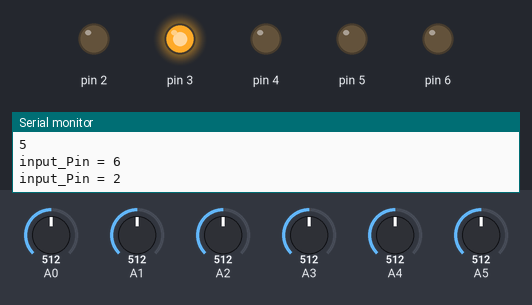
The sketch below on a simulated Arduino Uno, built with avr-gcc and run on an emulated ATmega328P. On the bench: output pins drawn as LEDs (lit = HIGH), the last lines printed to the serial monitor. The test bench sets the inputs (shaded band); at power-on: A4 = 512, A0 = 512, A1 = 512, A2 = 512, A3 = 512, A5 = 512.

Above: at 6.2 s.
6.3 s: A4 set to 307
11.1 s: A4 set to 282
At 11.6 s:
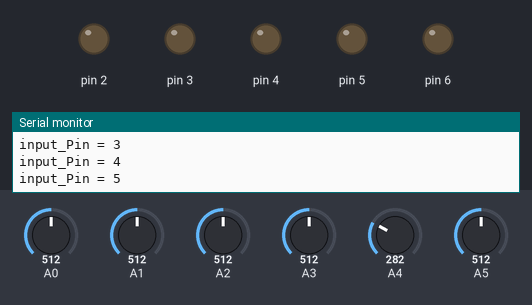
16.0 s: A0 set to 834
20.8 s: A0 set to 858
At 21.29 s:
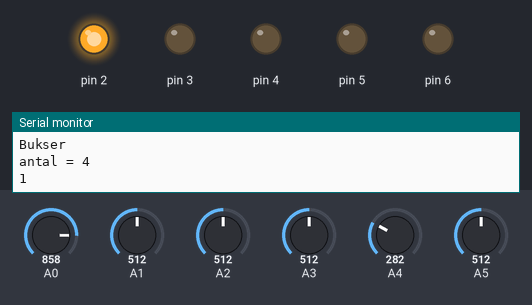
26.1 s: A0 set to 716
At 26.7 s:
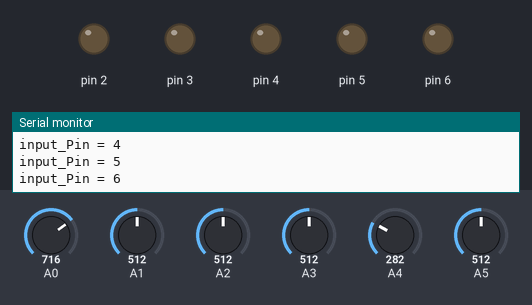
30.9 s: A1 set to 741
35.7 s: A1 set to 757
At 37.25 s:
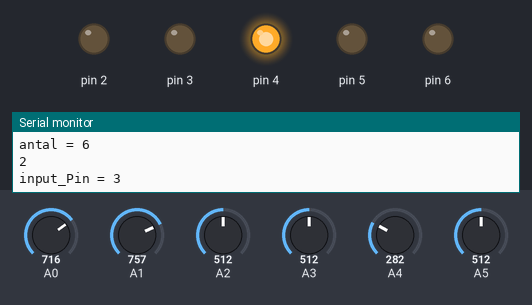
Timing chart, 0 to 42.8 s (numbered marks = the images above; inputs shaded):
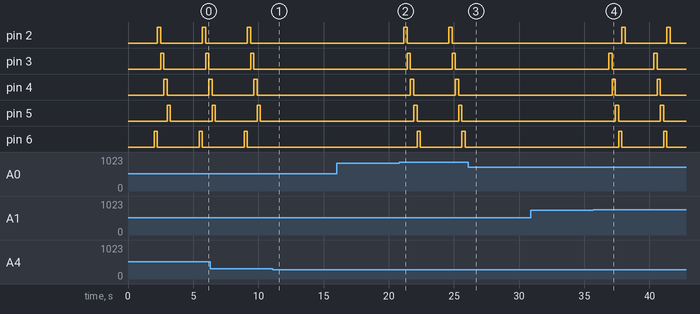

Measured:
- the behaviour switches between 301 and 300 on A4 (found by bisection; images 0 and 1)
- the behaviour switches between 850 and 851 on A0 (found by bisection; images 1 and 2)
- the behaviour switches between 750 and 751 on A1 (found by bisection; images 3 and 4)
- after the input at 11.1 s, pin 2: stays LOW (without the input it goes to HIGH after 1.5 s); pin 3: stays LOW (without the input it goes to HIGH after 1.8 s); pin 4: stays LOW (without the input it goes to HIGH after 2.0 s); pin 5: stays LOW (without the input it goes to HIGH after 2.3 s); pin 6: stays LOW (without the input it goes to HIGH after 1.3 s)
- after the input at 20.8 s, pin 2: alternates HIGH for 0.25 s and LOW for 3.2 s, starting after 0.37 s; pin 3: alternates HIGH for 0.25 s and LOW for 3.2 s, starting after 0.62 s
- after the input at 26.1 s, pin 2: stays LOW (without the input it goes to HIGH after 2.0 s); pin 3: stays LOW (without the input it goes to HIGH after 2.2 s); pin 4: stays LOW (without the input it goes to HIGH after 2.5 s); pin 5: stays LOW (without the input it goes to HIGH after 2.7 s); pin 6: stays LOW (without the input it goes to HIGH after 3.0 s)
- after the input at 35.7 s, pin 2: alternates HIGH for 0.25 s and LOW for 3.2 s, starting after 2.2 s; pin 3: alternates HIGH for 0.25 s and LOW for 3.2 s, starting after 1.2 s
- by itself, pin 2, pin 3, pin 6: alternates HIGH for 0.25 s and LOW for 3.2 s

The sketch:

SSP_EKSAMENS_KODE.ino
```cpp
/*
 * This is the code for the SSP project exam by groupe 261. June 2023
 *
 * This code is used in a prototype for our propoced product for the exam. The proposed product
 * is a clothes folding machine, but the prototype controlled with this code is simply designed
 * to present the idea behind the clothes folding machine.
 *
 *
 * The code is also build with the idea of further implementation, and contains classes which
 * could translate well into an expansion of the idea.
 *
 *
 * The following naming system has been used for this code.
 * Variables: snake_Case
 * Functions: Pascal_Snake_Case
 * Classes: PascalCase
 * Objects: PascalCase
 *
 *
 */


//This is the first class. The first to variables in this class are private, and this is because they
//are used in a function in the class, and only needs to be accessed by the motor itself.
//The remaining variables are public, and will be determined outside of the class.
class Motors {
    int tid_Start;
    int tid_Nu;
  public:
    String navn;              //navn på motoren
    int rotation_Naaet;       //Tidsvariabel for hvor længe en motor skal være tændt før rotationen er nået.
    int input_Pin;            //Den pin vi styrer motoren på

//Here we see the object instansiator, This "function"  is called while instansiating the object, and sets values for the variables inside the class.
//Without these, the object would self instasiate the objects with empty strings or "0" values and the sorts.
    Motors (String N, int R, int I) {
      navn = N;
      rotation_Naaet = R;
      input_Pin = I;
    }


//funktionen der tænder for motoren Her ses det at den har rotation_Naaet og input_Pin som input, og den bruger disse til at udskrive et 5v DC signal
//til den "motor" som functionen er kaldt igennem.
    void Motor_On_Off(int rotation_Naaet, int input_Pin) {
      tid_Start = millis();
      tid_Nu = tid_Start;

      while ((tid_Nu - tid_Start) < rotation_Naaet) {
        pinMode(input_Pin, HIGH);
        digitalWrite(input_Pin, HIGH);
        tid_Nu = millis();

      }
      Serial.print("input_Pin = ");
      Serial.println(input_Pin);
      digitalWrite(input_Pin, LOW);
      return;
    }
};

//Denne classe er et barn af classen motors, og indeholder derfor alle de samme variabler og functioner som denne. Derfor ser vi også ": Motors("", 0, 0)"
//der initialiser de variabler fra motors, men blot som ingenting. dette gøres blot for at have styr på at de er defineret som nul da de ikke bruges i koden.
//Det eneste som folder faktisk bruger fra motors er dens Motor_On_Off() funktion. her ser vi at den bruger den egne variabler som input i funktionen.
//Det er Fold() funktionen der sammen med raekke arrayet bestemmer hvilken moter der skal tændes
class Folder: public Motors {
  public:
    int raekke[5]; //array der kan holde en rækkefølge motorene skal tændes i
    int raat[5];  //array der holder værdier for vinklen motorene skal dreje med
    int pins[5]; //array der holder de pins der skal skrives til for at styre motorene
    Folder(int R[5], int RA[5], int P[5])
      : Motors("", 0, 0)
    {
      raekke[0] = R[0];
      raekke[1] = R[1];
      raekke[2] = R[2];
      raekke[3] = R[3];
      raekke[4] = R[4];

      raat[0] = RA[0];
      raat[1] = RA[1];
      raat[2] = RA[2];
      raat[3] = RA[3];
      raat[4] = RA[4];

      pins[0] = P[0];
      pins[1] = P[1];
      pins[2] = P[2];
      pins[3] = P[3];
      pins[4] = P[4];
    }
    void Fold(int Raekke[5], int Raat[5], int Pins[5]) {
      for (int i = 0; i <= 4; i++) {
        if (Raekke[i] >= 0) {
          Motor_On_Off(Raat[Raekke[i]], Pins[Raekke[i]]);
        }
      }
    }
};


//Clothes classen er taget med for at udvide antal af klasse, og kunne evt. bruges til at beskrive nærmest alle tøjformer
//alle den variabler er noget der oversætter til alle slags tøj, og kan derfor bruges som overklasse til Foldable_Clothes som kommer lige under.
class Clothes {
  public:
    String brand;
    String material;
    String type;
    bool foldable;


};


//Foldeable_Clothes er klassen med kun de tøjformer som vores produkt skal kunne folde. I instansiatoren ser vi at den giver alle tøjstykkerne en defination
//men også at den tilføjer et arreay som kun de foldelige tøjstykker har, nemlig rækkefølgen de skal foldes i.
class Foldable_Clothes: public Clothes {
  public:
    int raekkefoelge_For_Fold[5];
    Foldable_Clothes (String B, String M, String T, bool F, int RFF[5]) {
      brand = B;
      material = M;
      type = T;
      foldable = F;
      brand = B;
      raekkefoelge_For_Fold[0] = RFF[0];
      raekkefoelge_For_Fold[1] = RFF[1];
      raekkefoelge_For_Fold[2] = RFF[2];
      raekkefoelge_For_Fold[3] = RFF[3];
      raekkefoelge_For_Fold[4] = RFF[4];
    }


};


//Vores identifier modul er også blevet smidt i en klasse, her kunne man nemlig forstille sig at et lignende modul kunne udvikles, som evt. kunne bruges denne klasses
//funktioner og variabler til at vidderebygge produktet.
class Identifier {
    int toej_Vaerdi; //Denne værdi bliver bestemt ud fra hvilken tøjtype der bliver identificeret. kan udskiftes med clothing_Type[] hvis switch casen i loopet bliver lavet om
    int pin_Aflaesning[6];
  public:
    int state;                // 1 hvis fold er i gang 0 hvis den venter på input
    int antal;                //stk. tøj den har foldet
    byte output_Pin_LDR_Sensor[6];
    String clothing_Type[7];
    int light_Value;

    Identifier (int S, int A, byte P[6], String C[7], int l_V) {
      state = S;
      antal = A;
      output_Pin_LDR_Sensor[0] = P[0];
      output_Pin_LDR_Sensor[1] = P[1];
      output_Pin_LDR_Sensor[2] = P[2];
      output_Pin_LDR_Sensor[3] = P[3];
      output_Pin_LDR_Sensor[4] = P[4];
      output_Pin_LDR_Sensor[5] = P[5];
      clothing_Type[0] = C[0];
      clothing_Type[1] = C[1];
      clothing_Type[2] = C[2];
      clothing_Type[3] = C[3];
      clothing_Type[4] = C[4];
      clothing_Type[5] = C[5];
      clothing_Type[6] = C[6];
      light_Value = l_V;
    }


// Denne funktion opdatere de læste værdier. der er smidt to ekstra tal ind 100 og 500 fordi sensorværdierne ændrede sig efter smalingen af kassen
// Hvis der er problemer med systemet, kan serial.println i funktionen slåes til og sensorenes data kan da manipuleres så de passer med light_Value
    void UpdateValues() {
      pin_Aflaesning[0] = analogRead(output_Pin_LDR_Sensor[0]);
      pin_Aflaesning[1] = analogRead(output_Pin_LDR_Sensor[1]) + 100;
      pin_Aflaesning[2] = analogRead(output_Pin_LDR_Sensor[2]);
      pin_Aflaesning[3] = analogRead(output_Pin_LDR_Sensor[3]);
      pin_Aflaesning[4] = analogRead(output_Pin_LDR_Sensor[4]) + 550;
      pin_Aflaesning[5] = analogRead(output_Pin_LDR_Sensor[5]);
      Serial.println(String(pin_Aflaesning[0]) + " " + String(pin_Aflaesning[1]) + " " + String(pin_Aflaesning[2]) + " " + String(pin_Aflaesning[3]) + " " + String(pin_Aflaesning[4]) + " " + String(pin_Aflaesning[5]));
    }

//I denne function kigger vi efter om en af sensorene bliver højere end den valgt light_Value hvilket betyder at et "stykke tøj" dækker sensoren
//Herefter aflæser den hvilken pin dette sker på for at differentiere de forskellige tøjtyper, og returnere derefter en værdi tilsvarende til dette.
//I tilfælde at at ingen af værdierne er højere returneres nul og der skrives klar på seriel monitoren
    int Identify_Clothes() {
      if ( light_Value < pin_Aflaesning[0] || light_Value < pin_Aflaesning[1] || light_Value < pin_Aflaesning[2] || light_Value < pin_Aflaesning[3] || light_Value < pin_Aflaesning[4] || light_Value < pin_Aflaesning[5]) {
        state = 1;
        for (int i = 0; i <= 5; i++) {
          if (light_Value < pin_Aflaesning[i]) {
            switch (i) {
              case 0:
                Serial.println(clothing_Type[1]);
                toej_Vaerdi = 1;
                break;
              case 1:
                Serial.println(clothing_Type[2]);
                toej_Vaerdi = 2;
                break;
              case 2:
                Serial.println(clothing_Type[3]);
                toej_Vaerdi = 3;
                break;
              case 3:
                Serial.println(clothing_Type[4]);
                toej_Vaerdi = 4;
                break;
              case 4:
                Serial.println(clothing_Type[5]);
                toej_Vaerdi = 5;
                break;
              case 5:
                Serial.println(clothing_Type[6]);
                toej_Vaerdi = 6;
                break;
            }
            antal += 1;
            state = 0;
            Serial.println("antal = " + String(antal));
            return toej_Vaerdi;
          }
        }
      }
      else {
        Serial.println(clothing_Type[0]);
        toej_Vaerdi = 0;
        return toej_Vaerdi;
      }
    }
};


// Tøjtypernes folderækkefølge
int foldable_Clothes_Array_Bukser[5]         = {0, 1, 2, 3, 4};
int foldable_Clothes_Array_Tshirt[5]         = {1, 2, 3, 4, 0};
int foldable_Clothes_Array_Viskestykke[5]    = {2, 3, 4, 0, 1};
int foldable_Clothes_Array_Undertoej[5]      = {3, 4, 0, 1, 2};
int foldable_Clothes_Array_Haettetroeje[5]   = {4, 0, 1, 2, 3};
int foldable_Clothes_Array_Shorts[5]         = {4, 3, 2, 1, 0};

//Pins sensorene læses på
byte identifier_Byte_Array[6]                = {A0, A1, A2, A3, A4, A5};
//Tøjtyperne vi kan folde
String identifier_String_Array[7]            = {"klar", "Bukser", "T-shirt", "Viskestykke", "Undertøj", "Hættetrøje", "Shorts"};


//Dette array bruges kun til at initialisere objektet folder1
int folder_Array1[5]                         = {0, 0, 0, 0, 0};

//folder1 objekted instansieres med rent nul værdier
Folder folder1(folder_Array1, folder_Array1, folder_Array1);

//motorene instansieres med navn, værdi for rotation_naaet, og en inputpin
Motors motor1("Foerste Motor", 250, 2);
Motors motor2("Anden Motor", 250, 3);
Motors motor3("Tredje Motor", 250, 4);
Motors motor4("Fjerde Motor", 250, 5);
Motors motor5("Femte Motor", 250, 6);

//Tøj instansieres med brand, materiale, type, foldabillity, og en rækkefølge der kan folde tøjet.
Foldable_Clothes Bukser1("Levi's", "Denim", "Bukser", true, foldable_Clothes_Array_Bukser);
Foldable_Clothes Tshirt1("Polo", "Bomuld", "Tshirt", true, foldable_Clothes_Array_Tshirt);
Foldable_Clothes Viskestykke1("Jysk", "bomuld", "Viskestykke", true, foldable_Clothes_Array_Viskestykke);
Foldable_Clothes Undertoej1("Victoria's secret", "Silke", "Undertoej", true, foldable_Clothes_Array_Undertoej);
Foldable_Clothes Haettetroeje1("Superdry", "Bomuld", "Haettetroeje", true, foldable_Clothes_Array_Haettetroeje);
Foldable_Clothes Shorts1("Levi's", "Denim", "Shorts", true, foldable_Clothes_Array_Shorts);

//identifieren instansieres med state 0 og antal 0, de pins sensorene måles på, de tøjtyper der kan foldes, og en Light_value for den givne belysning omkring kassen.
Identifier Identifier1(0, 0, identifier_Byte_Array, identifier_String_Array, 850);

//arrays der indeholder alle motorenes Pins, bruges til når de skal implementeres i funktionen Fold() fra Folder folder1.Fold()
int motor_Pin_Array[5] = {motor1.input_Pin, motor2.input_Pin, motor3.input_Pin, motor4.input_Pin, motor5.input_Pin};
int motor_Raat_Array[5] = {motor1.rotation_Naaet, motor2.rotation_Naaet, motor3.rotation_Naaet, motor4.rotation_Naaet, motor5.rotation_Naaet};


/*
void folder(int Raekke[5], int raat[5], int Pins[5]) {
  for (int i = 0; i <= 4; i++) {
    if (Raekke[i] > 0) {
      motor1.Motor_On_Off(raat[Raekke[i]], Pins[Raekke[i]]);
    }
  }
}
*/


void setup() {
  // put your setup code here, to run once:
  Serial.begin(9600);
  millis();
}


void loop() {
  delay(2000);
  Identifier1.UpdateValues();

  int A = Identifier1.Identify_Clothes();
  switch (A) {
    case 0:
      Serial.println("0");
      break;
    case 1:
      Serial.println("1");
      folder1.Fold(Bukser1.raekkefoelge_For_Fold, motor_Raat_Array, motor_Pin_Array);
      break;
    case 2:
      Serial.println("2");
      folder1.Fold(Tshirt1.raekkefoelge_For_Fold, motor_Raat_Array, motor_Pin_Array);
      break;
    case 3:
      Serial.println("3");
      folder1.Fold(Viskestykke1.raekkefoelge_For_Fold, motor_Raat_Array, motor_Pin_Array);
      break;
    case 4:
      Serial.println("4");
      folder1.Fold(Undertoej1.raekkefoelge_For_Fold, motor_Raat_Array, motor_Pin_Array);
      break;
    case 5:
      Serial.println("5");
      folder1.Fold(Haettetroeje1.raekkefoelge_For_Fold, motor_Raat_Array, motor_Pin_Array);
      break;
    case 6:
      Serial.println("5");
      folder1.Fold(Shorts1.raekkefoelge_For_Fold, motor_Raat_Array, motor_Pin_Array);
      break;
  }


  delay(200);

}
```
